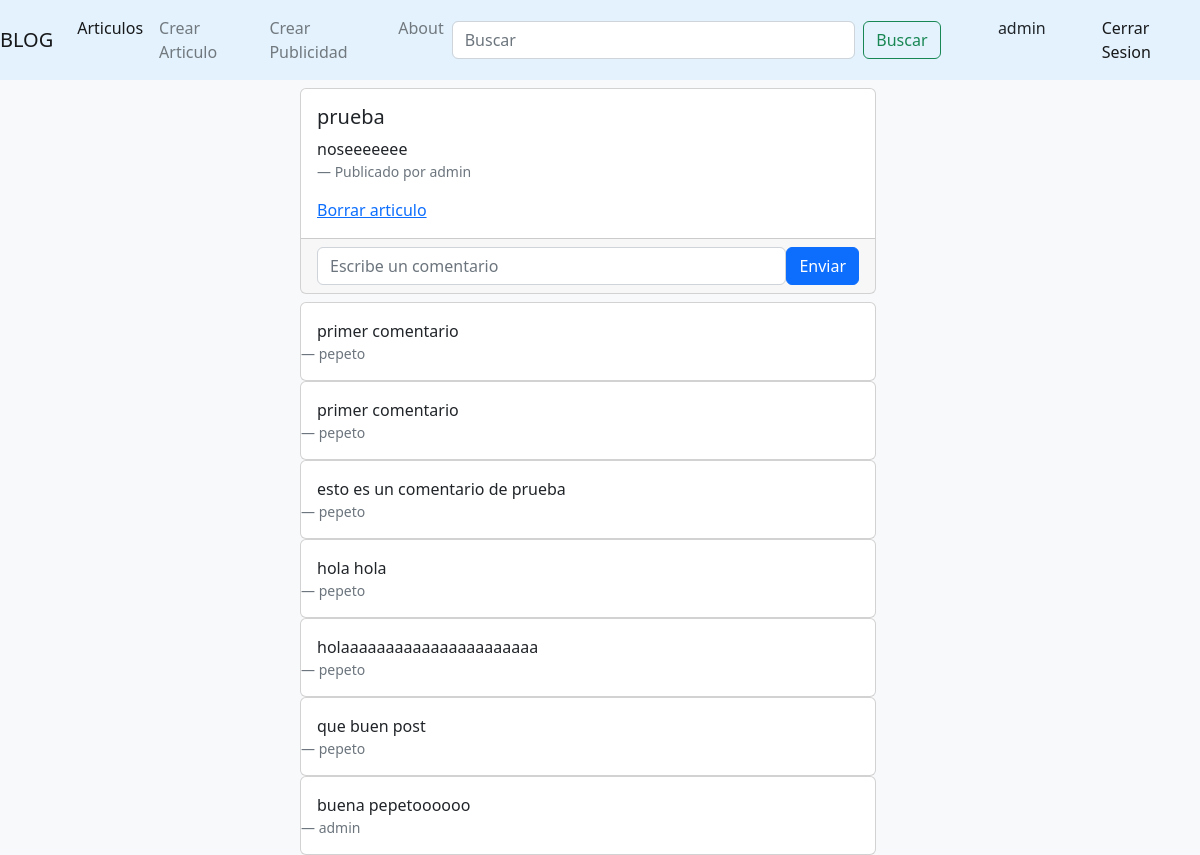
The app's page /blog/see-article/1/ (signed in) with its own data.
### blog_app/models.py (models this page shows, shortened)
class Article(models.Model):
    title = models.CharField(max_length=40)
    content = models.CharField(max_length=200)
    creation_date = models.DateField(auto_now_add=True)
    author = models.ForeignKey('auth.user', on_delete=models.CASCADE)
    image = models.ImageField(upload_to='articles/', null=True, blank=True)

class Coment(models.Model):
    user = models.ForeignKey('auth.user', on_delete=models.CASCADE)
    article = models.ForeignKey('Article', on_delete=models.CASCADE)
    text = models.CharField(max_length=100)
    def __str__(self):
        return self.text

### blog_app/views.py (the view, shortened to what this page needs)
# urls.py: path('see-article/<int:pk>/', see_article, name='see_article'),
@login_required
def see_article(request, pk):
    if request.method == 'GET':
        article = Article.objects.get(pk=pk)
        coments = Coment.objects.filter(article=article)
        context = {'article':article, 'coments':coments}
        return render(request, 'article.html', context=context)

### templates/article.html (shortened to what this page needs)
{% extends 'base.html' %} {% block body %}
<div class="card my-2">
  <div class="card-body">
    <h5 class="card-title">{{ article.title }}</h5>
    <p class="card-text">{{ article.content }}</p>
    <p class="blockquote-footer">Publicado por {{ article.author }}</p>
    {% if request.user.id == article.author.id %}
    <a href="{% url 'delete_article' article.id %}">Borrar articulo</a>
  </div>
  {% endif %}
  <div class="card-footer">
    <form action="" method="POST" class="d-flex">
      <input
        type="text"
        name="text"
        class="form-control"
        id="inputTitle"
        aria-describedby="title"
        placeholder="Escribe un comentario"
      />
      <input class="btn btn-primary" type="submit" value="Enviar" />
    </form>
  </div>
</div>
{% for coment in coments %}
<div class="card">
  <div class="card-body">{{ coment }}</div>
  <p class="blockquote-footer">{{ coment.user }}</p>
</div>
{% endfor %} {% endblock %}

### templates/base.html (shortened to what this page needs)
<!DOCTYPE html>
<html lang="en">
  <head>
    <link
      rel="stylesheet"
      href="https://cdn.jsdelivr.net/npm/bootstrap@4.6.2/dist/css/bootstrap.min.css"
    />
    <link
      href="https://cdn.jsdelivr.net/npm/bootstrap@5.2.0/dist/css/bootstrap.min.css"
      rel="stylesheet"
    />
  </head>
  <body class="bg-light">
    <nav
      class="navbar navbar-expand-lg navbar-light"
      style="background-color: #e3f2fd"
    >
      <a class="navbar-brand" href="/blog/list-article/">BLOG</a>
      <div
        class="collapse navbar-collapse d-flex justify-content-between"
        id="navbarSupportedContent"
      >
        <div>
          <ul class="navbar-nav mr-auto">
            <li class="nav-item active">
              <a class="nav-link" href="/blog/list-article/">Articulos</a>
            </li>
            <li class="nav-item">
              <a class="nav-link" href="/blog/create-article/"
                >Crear Articulo</a
              >
            </li>
            {% if user.is_superuser %}
            <li class="nav-item">
              <a class="nav-link" href="/blog/create-ad/">Crear Publicidad</a>
            </li>
            {% endif %}
            <li class="nav-item">
              <a class="nav-link" href="/blog/About/">About</a>
            </li>
          </ul>
        </div>
        <div class="w-50">
          <form
            class="form-inline my-2 my-lg-0"
            action="/blog/search-article/"
            method="GET"
          >
            <input
              class="form-control w-75 mr-sm-2"
              type="search"
              placeholder="Buscar"
              aria-label="Search"
              name="search"
            />
            <button class="btn btn-outline-success my-2 my-sm-0" type="submit">
              Buscar
            </button>
          </form>
        </div>
        <div class="d-flex align-items-center">
          <ul class="navbar-nav mr-auto">
            <li class="nav-item active d-flex">
              <p class="p-2 m-0">{{ request.user.username }}</p>
              <div style="width: 40px; height: 40px">
              </div>
            </li>
            <li class="nav-item active">
              <a class="nav-link" href="/users/logout/">Cerrar Sesion</a>
            </li>
          </ul>
        </div>
      </div>
    </nav>
    <div class="w-100">
      <div class="w-50 mx-auto d-flex">
        <div
          class="{% if request.path == '/blog/list-article/' %} w-75 {% else %} w-100 {% endif %} mr-4"
          :class=""
        >
          {% block body %} {% endblock %}
        </div>
      </div>
    </div>
  </body>
</html>

### records on screen
Article: title "prueba", content "noseeeeeee", author "admin"
Coment: text "primer comentario", user "pepeto"
Coment: text "primer comentario", user "pepeto"
Coment: text "esto es un comentario de prueba", user "pepeto"
Coment: text "hola hola", user "pepeto"
Coment: text "holaaaaaaaaaaaaaaaaaaaaaa", user "pepeto"
Coment: text "que buen post", user "pepeto"
Coment: text "buena pepetoooooo", user "admin"

### other values on screen
{{ request.user.username }} "admin"
